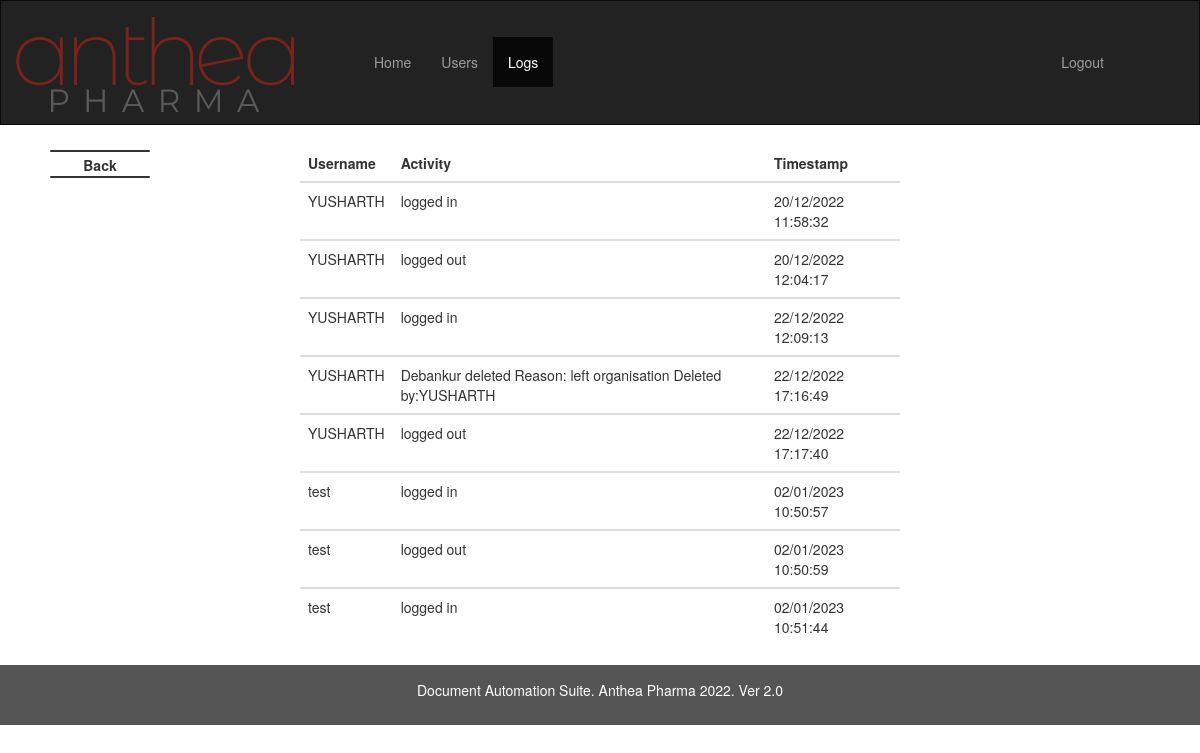
The page /logs (signed in) on the database its author committed.
### imp_calc/models.py (models this page shows, shortened)
class Logs(db.Model):
    id = db.Column(db.Integer, primary_key=True)
    user_id =  db.Column(db.Integer,db.ForeignKey('user.id'))
    activity = db.Column(db.String(length=50),nullable = False)
    dt_string = db.Column(db.String(length=60),nullable = False)

class User(db.Model, UserMixin):
    id = db.Column(db.Integer(),primary_key = True)
    is_activate = db.Column(db.Boolean, default=True)
    username = db.Column(db.String(length=12),nullable = False, unique = True)
    role = db.Column(db.String(length=1),nullable=False)
    password_hash = db.Column(db.String(length=60),nullable = False)
    created_at = db.Column(db.DateTime, nullable = False, default= datetime.utcnow)
    logs = relationship("Logs", backref="UserLogs")
    @property
    def is_active(self):
        return self.is_activate
    @property
    def password(self):
        return self.password

### imp_calc/routes.py (the view)
@app.route('/logs')
def RetrieveLogsList():
    if current_user.role == 'a':
        logs = db.session.query(Logs, User.username).join(User, User.id == Logs.user_id, isouter=True)
    elif current_user.role == 'm':
        logs = db.session.query(Logs, User.username).join(User, User.id == Logs.user_id,  isouter=True).filter(or_(User.role == 'u', User.id == current_user.id))
    else:
        logs = db.session.query(Logs, User.username).join(User, User.id == Logs.user_id, isouter=True).filter(current_user.id == Logs.user_id)
    return render_template('datalogs.html',logs = logs)

### imp_calc/models.py (called while the page is built)
@login_manager.user_loader
def load_user(user_id):
    return User.query.get(int(user_id))

### imp_calc/templates/datalogs.html
{% extends 'admin.html' %}
{% block main %}
<table class="table">
  <thead>
    <tr>
      <th scope="col">Username</th>
      <th scope="col">Activity</th>
      <th scope="col">Timestamp</th>
    </tr>
  </thead>
  {% for log in logs %}
  <tbody>
    <tr>
      {% if log.username!=None %}
      <td>{{log.username}}</td>
      {% else %}
      <td><i>Deleted User</i></td>
      {% endif %}
      <td>{{log.Logs.activity}}</td>
      <td>{{log.Logs.dt_string}}</td>
    </tr>
  </tbody>
  {% endfor %}
</table>
{% endblock %}

### imp_calc/templates/base.html (style rules this page uses)
.table { display: table; margin: auto; width: 50%; margin-top: 20px; margin-bottom: 20px; }

### rows shown on the page
Logs: username "YUSHARTH", Logs.activity "logged in", Logs.dt_string "20/12/2022 11:58:32"
Logs: username "YUSHARTH", Logs.activity "logged out", Logs.dt_string "20/12/2022 12:04:17"
Logs: username "YUSHARTH", Logs.activity "logged in", Logs.dt_string "22/12/2022 12:09:13"
Logs: username "YUSHARTH", Logs.activity "Debankur deleted Reason: left organisation Deleted by:YUSHARTH", Logs.dt_string "22/12/2022 17:16:49"
Logs: username "YUSHARTH", Logs.activity "logged out", Logs.dt_string "22/12/2022 17:17:40"
Logs: username "test", Logs.activity "logged in", Logs.dt_string "02/01/2023 10:50:57"
Logs: username "test", Logs.activity "logged out", Logs.dt_string "02/01/2023 10:50:59"
Logs: username "test", Logs.activity "logged in", Logs.dt_string "02/01/2023 10:51:44"
